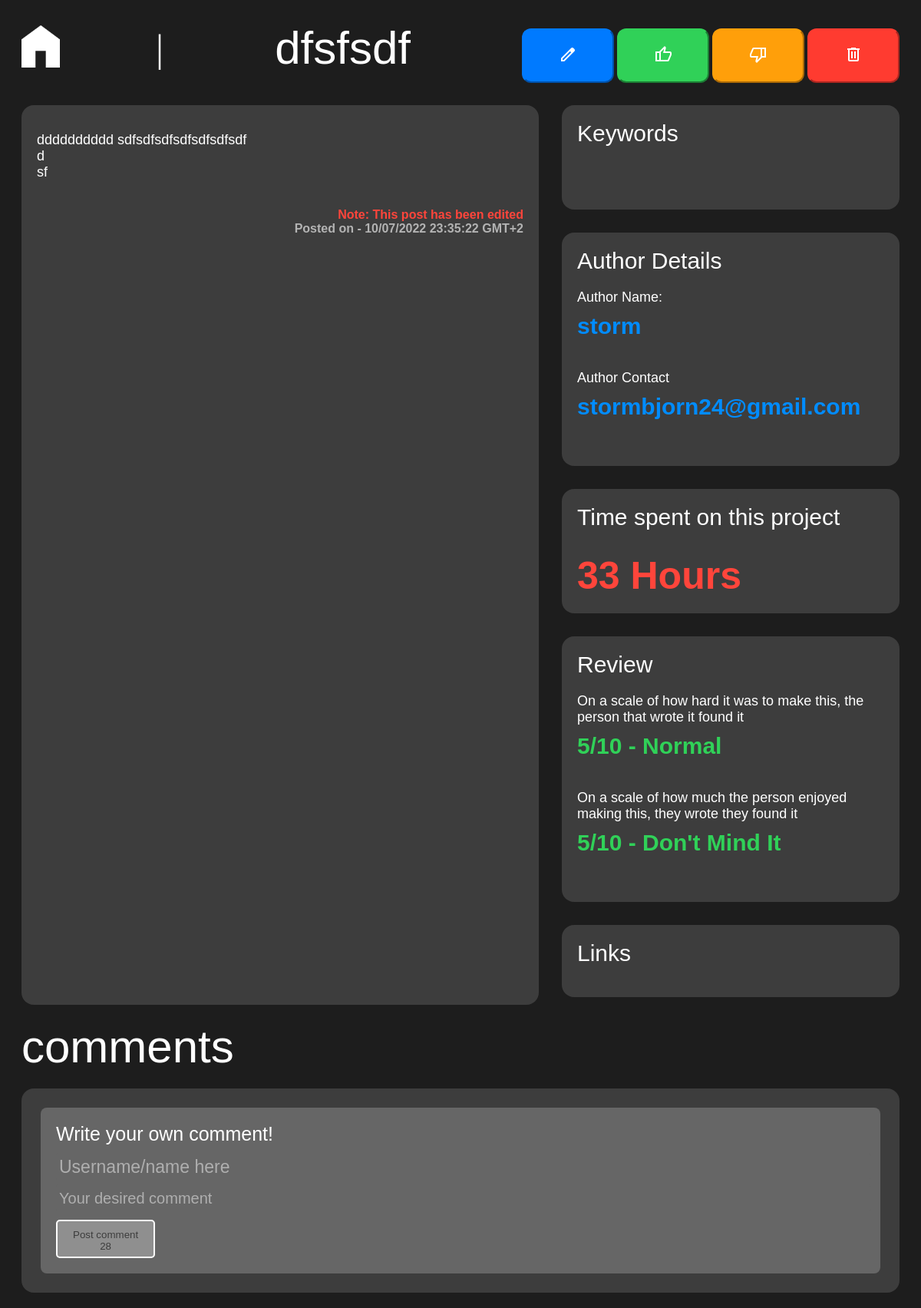
The app's page /post/dfsfsdf with its own data.
### tables this page shows
CREATE TABLE pagetable
                (title, briefdesc, wholetext, keywords, url, joinedtitle, sliderhard, sliderenjoy, hours, links, authorname, authorcontact, authorcode, admincode, comments, creationdate, edited);

### main.py (the view, shortened to what this page needs)
@app.route('/post/<variable>', methods=['GET', "POST"])
def daily_post(variable):
    urlrowstring = str(variable)
    urlrowreplace = urlrowstring.replace("'", "")
    urlrowreplace2 = urlrowreplace.replace("[", "")
    urlrowreplace3 = urlrowreplace2.replace("]", "")
    urlrowreplace4 = urlrowreplace3.replace("(", "")
    urlrowreplace5 = urlrowreplace4.replace(")", "")
    urlrowreplace6 = urlrowreplace5.replace(",", "")
    urlrowreplace7 = str("/" + urlrowreplace6)
    urlrow = cur.execute(f"SELECT * FROM pagetable WHERE url LIKE '%{urlrowreplace7}%'").fetchall()
    listlinks = []
    for el in urlrow[0][9]:
        listlinks.append(el)
    pagetitle = urlrow[0][0]
    editurl = f"/post/{variable}/edit"
    posturl = f"/post/{variable}"
    keywordsbrremove = urlrow[0][3]
    keywordsbrremove2 = keywordsbrremove.replace("<br>", "| ")
    try:
        allcommenttext_list = []
        allcommenttext = cur.execute(f"SELECT commenttext FROM comments WHERE posturl LIKE '%{posturl}%'").fetchall()
        print(allcommenttext)
        allauthorcomment_list = []
        allauthorcomment = cur.execute(f"SELECT authorcomment FROM comments WHERE posturl LIKE '%{posturl}%'").fetchall()
        print(allauthorcomment)
    except:
        pass
    creationdate = cur.execute(f"SELECT creationdate FROM pagetable WHERE url LIKE '%{posturl}%'").fetchall()
    creationdate2 = creationdate[0]
    edited = cur.execute(f"SELECT edited FROM pagetable WHERE url LIKE '%{posturl}%'").fetchall()
    edited2 = int(edited[0][0])
    print(edited2)
    if edited2 == 0:
        edited2 = "This post has not been edited"
        print(edited2)
    elif edited2 == 1:
        edited2 = "Note: This post has been edited"
        print(edited2)
    return render_template("2posttemplate.html", title = pagetitle, briefdesc = urlrow[0][0], wholetext = urlrow[0][2], keywords = urlrow[0][3], authorname = urlrow[0][10], authorcontact = urlrow[0][11], links = urlrow[0][9], hours = urlrow[0][8], sliderhard = urlrow[0][6], sliderenjoy = urlrow[0][7], url = urlrow[0][4], editurl = editurl, allcommenttext_list=allcommenttext_list, allauthorcomment_list=allauthorcomment_list, creationdate=creationdate2, edited=edited2, zip=zip, reversed=reversed)

### templates/2posttemplate.html (shortened to what this page needs)
<!DOCTYPE html>
<link rel="stylesheet" type="text/css" href="{{url_for('static', filename='stylescollege.css')}}" />
<html>
<body>
    <body onload="buttondisable()"></body>
    <div class="header">
        <a href="/home">
            <img src="{{url_for('static', filename='homeicon3.png')}}" width="50" height="55" style="margin-left: 20px;"/>
        </a>
        <div style="color: white; font-size: 50px;">
            |
        </div>
        <div class="head1">
            {{title}}
        </div>
        <div class="editdeletebutton">
        <a href="{{editurl}}">
            <button class="editbutton" id="likebutton" name="likebutton" value="likebutton" type="submit">
                <span class="material-symbols-outlined">
                </span>
            </button>
        </a>
        <button class="likebutton" id="likebutton" name="likebutton" value="likebutton" type="submit">
            <span class="material-symbols-outlined">
            </span>
        </button>
        <button class="dislikebutton" name="dislikebutton" value="dislikebutton">
            <span class="material-symbols-outlined">
            </span>
        </button>
        <a href="/page_remove">
            <button class="deletebutton">
                <span class="material-symbols-outlined">
                </span>
            </button>
        </a>
    </div>
</div>
<div class="allpage">
    <div class="wholetextkeywords">
        <div class="boxdesign">
            {% autoescape false %}
                <div class="boxtext">
                    {{wholetext}}
                </div>
            {% endautoescape %}
            <br>
            <br>
            <div style="display: flex; justify-content: flex-end; align-items: flex-end; color: rgb(179, 179, 179); align-content: flex-end; align-self: flex-end; ">
                <div style="display: flex; flex-direction: column;">
                    <b style="display: flex; justify-content: flex-end; color: rgb(255, 69, 59);">{{edited}}</b>
                    <b>Posted on - {{creationdate[0]}}</b>
                </div>
            </div>
        </div>
        <div>
            <div class="keywordboxdesign">
                <div class="boxtitle">
                    Keywords
                        <div class="boxtext2">
                            {% autoescape false %}
                                <div>
                                    {{keywords}}
                                </div>
                            {% endautoescape %}
                        </div>
                </div>
            </div>
            <div class="sliderboxdesign">
                <div class="boxtitle">
                    Author Details
                    <div class="boxtext2">
                        Author Name:
                        <div class="authordata">
                            {{authorname}}
                        </div>
                        Author Contact
                        <div class="authordata">
                            <a href="mailto:{{authorcontact}}">{{authorcontact}}</a>
                        </div>
                    </div>
                </div>
            </div>
            <div class="keywordboxdesign2">
                <div class="boxtitle">
                    Time spent on this project
                    <div class="boxtext2">
                        <div class="hoursstyle">
                            {{hours}} Hours
                        </div>
                    </div>
                </div>
            </div>
            <div class="sliderboxdesign">
                <div class="boxtitle">
                    Review
                    <div class="boxtext2">
                        On a scale of how hard it was to make this, the person that wrote it found it
                        <div class="sliderdata">
                            {{sliderhard}}
                        </div>
                        On a scale of how much the person enjoyed making this, they wrote they found it
                        <div class="sliderdata">
                            {{sliderenjoy}}
                        </div>
                    </div>
                </div>
            </div>
            <div class="sliderboxdesign">
                <div class="boxtitle">
                    Links
                </div>
            </div>
        </div>
    </div>
<form action="{{url}}" method="POST">
    <div class="allpage">
        <div class="headcomments">
            comments
        </div>
        <div class="commentbox">
            <div class="indcomment">
                <div style="margin-bottom: 10px; font-size: 25px;">Write your own comment!</div>
                <div style="color: white; font-size: 20px; font-weight: 600;">
                    <input type="text" id="commentusername" name="commentusername" placeholder="Username/name here" class="inputcommenttitle" style="font-size: 23px; width: 100%;" required>
                </div>
                <div style="color: white; font-size: 20px; margin-top: 5px;">
                    <input type="text" id="commenttext" name="commenttext" placeholder="Your desired comment" class="inputcommenttitle" style="width: 100%;" required>
                </div>
                <button type="submit" id="myBtn" style="margin-top: 10px; border: 2px solid #ffffff; border-radius: 5px; color: #3d3d3d; width: auto; height: 50px; text-align: center; padding: 10px; padding-right: 20px; padding-left: 20px; cursor: pointer;">Post comment<div id="countdowntimer">30</div></button>
            </div>
        </div>
    </div>
</form>
</body>
</html>

### static/stylescollege.css (style rules this page uses)
.head1 { font-family: Arial; color: white; font-size: 60px; margin: 20px; font-weight: 400; }
.allpage { justify-content: space-evenly; vertical-align: middle; text-align: left; }
.boxdesign { border-radius: 12pt; padding: 20px; margin: 20px; color: white; font-family: Arial; height: auto; width: auto; background-color: #3d3d3d; flex-wrap: wrap; }
.boxtitle { font-size: 30px; font-weight: 400; }
.boxtext { font-size: 18px; font-weight: 200; padding-top: 15px; }
.editdeletebutton { align-items: center; margin-top: 20px; margin-right: 20px; }
.editbutton { padding: 5px; border-radius: 12px; background-color: rgb(0, 122, 255); border-color: rgb(0, 122, 255); cursor: pointer; color: white; padding: 20px; height: auto; width: 120px; }
.deletebutton { padding: 5px; border-radius: 12px; background-color: rgb(255, 59, 48); border-color: rgb(255, 59, 48); cursor: pointer; color: white; padding: 20px; height: auto; width: 120px; }
.keywordboxdesign { border-radius: 12pt; padding: 20px; margin: 20px; color: white; font-family: Arial; height: auto; width: 140px; background-color: #3d3d3d; flex-wrap: wrap; justify-content: flex-start; }
.header { flex-direction: row; display: flex; justify-content: space-between; }

### records on screen
pagetable: title "dfsfsdf", wholetext "dddddddddd sdfsdfsdfsdfsdfsdfsdf d sf", creationdate "10/07/2022 23:35:22 GMT+2", authorname "storm", authorcontact "stormbjorn24@gmail.com", hours "33", sliderhard "5/10 - Normal", sliderenjoy "5/10 - Don't Mind It"

### other values on screen
{{ edited }} "Note: This post has been edited"
